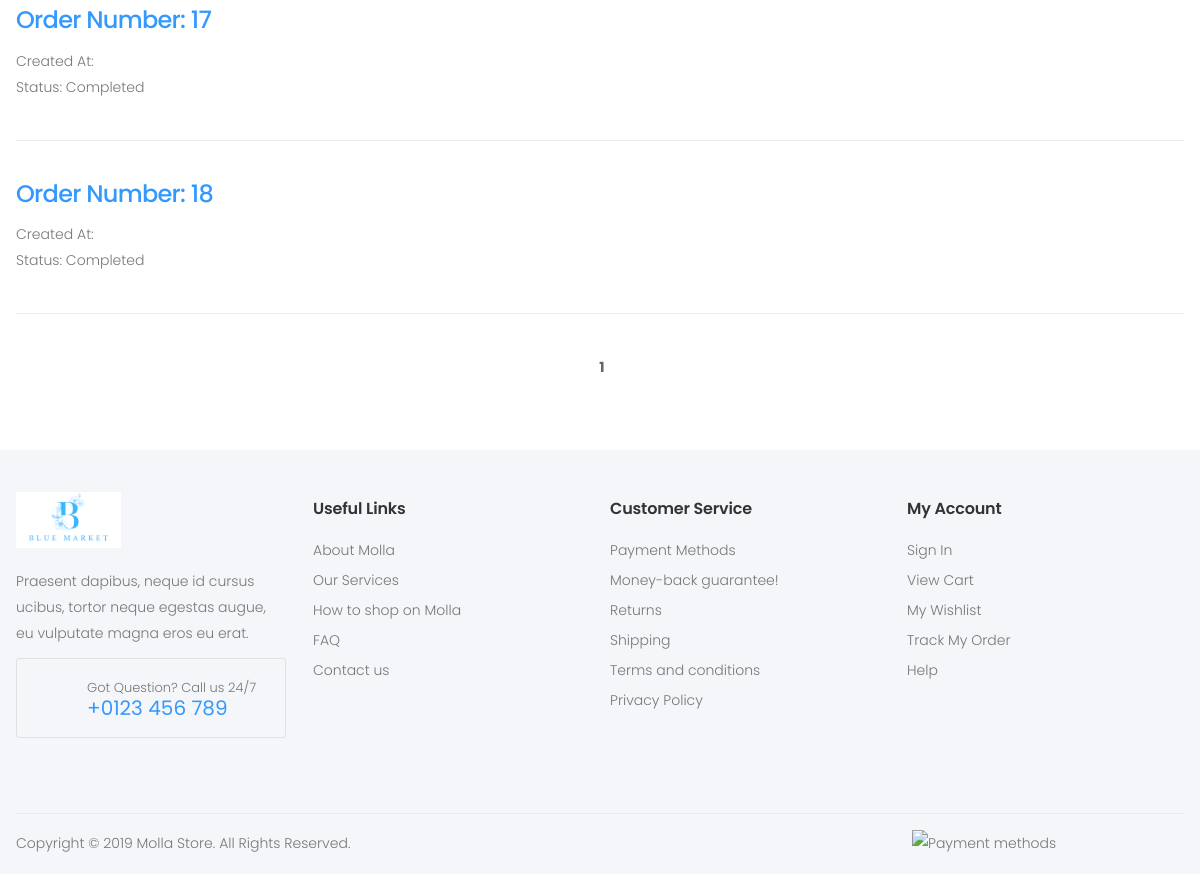
The page /dashboard/my_orders/ (signed in, lower part) on the database as committed earlier.
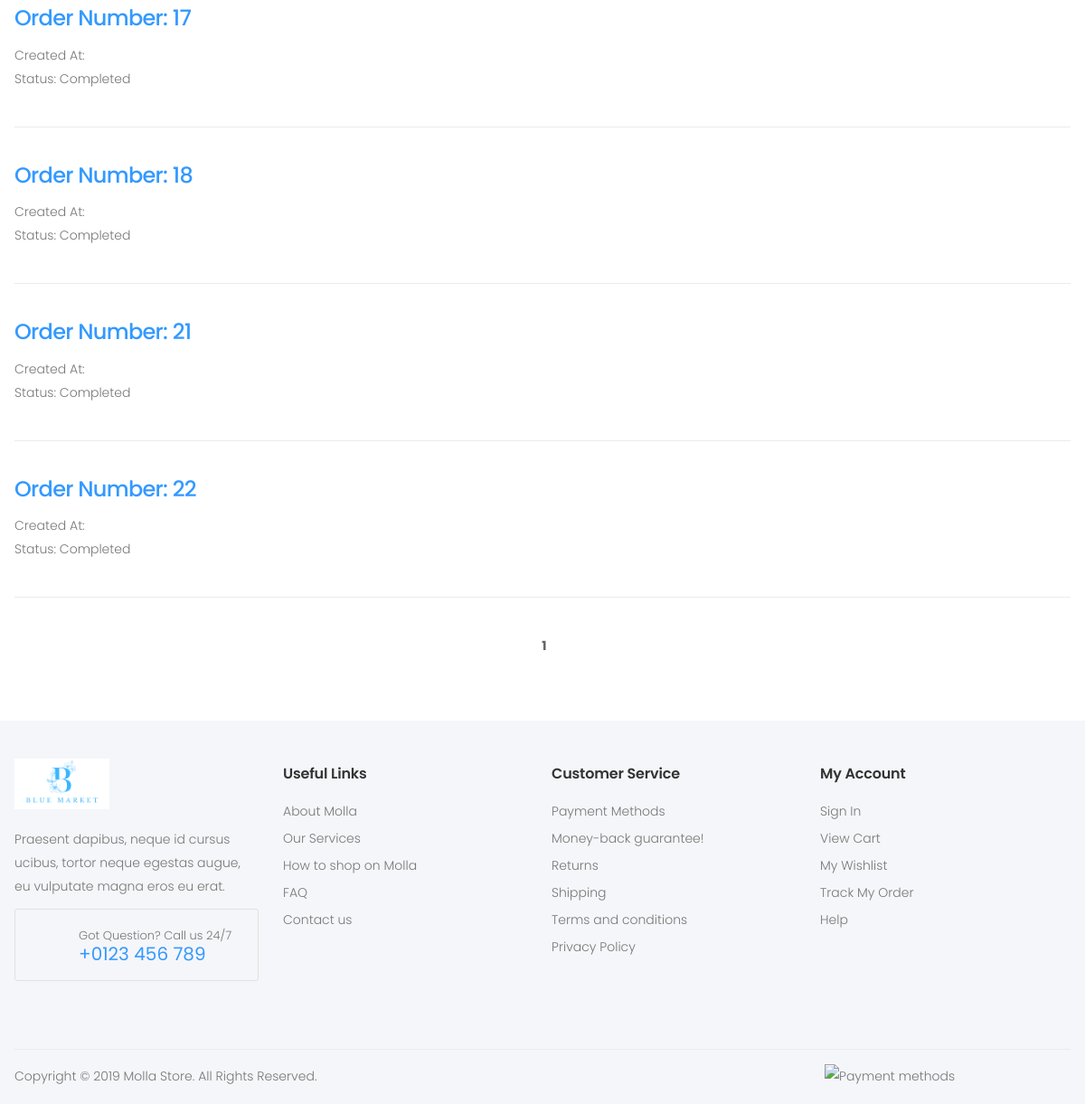
The same page on the database as committed later.
### orders/models.py (models this page shows, shortened)
class Order(models.Model):
    ORDER_TYPE = (
        ('processing', 'Processing'),
        ('shipped', 'Shipped')
    )
    created_at = jmodels.jDateTimeField(auto_now_add=True)
    updated_at = jmodels.jDateTimeField(auto_now=True)
    status = models.CharField(
        max_length=10, choices=ORDER_TYPE, default='processing')
    user = models.ForeignKey(
        User, on_delete=models.CASCADE, related_name='order')
    address = models.ForeignKey(
        Address, on_delete=models.DO_NOTHING, related_name='order_address')

### dashboard/views.py (the view)
# urls.py: path('my_orders/',CustomerOrdersListView.as_view(),name='my-orders'),
@method_decorator(roles_required('customer'), name='dispatch')
class CustomerOrdersListView(ListView):
    model = Order
    template_name = 'dashboard/customer-orders.html'
    def get_queryset(self):
        user = self.request.user
        user_order = Order.objects.filter(user=user)
        return user_order
    def get_context_data(self, **kwargs):
        context = super().get_context_data(**kwargs)
        paginator = Paginator(self.get_queryset() , 5)
        page_number = self.request.GET.get('page', 1)
        page_obj = paginator.get_page(page_number)
        context['page_obj'] = page_obj
        context['paginator'] = paginator
        return context

### orders/cart.py (called while the page is built)
    def __len__(self):
        return len(self.cart.keys())

### orders/context_processors.py (called while the page is built)
def cart(request):
    return {'cart':Cart(request)}

### vendors/context_processors.py (called while the page is built)
def myvendor(request):
    if request.user.is_authenticated:
        vendors = Vendor.objects.prefetch_related('user').filter(user=request.user.id)
        return {'my_vendor': vendors}
    else:
        return {}

### website/context_processors.py (called while the page is built)
def product_and_category(request):
    categories = Category.objects.all()
    products = Product.objects.all()
    vendors = Vendor.objects.all()
    return {'categories': categories, 'products': products, 'vendors': vendors}

### templates/dashboard/customer-orders.html (shortened to what this page needs)
{% extends "website/base.html" %}
{% load static %}
{% block content %}
<body>
    <div class="page-wrapper">
        <main class="main">
            <div class="page-content">
                <div class="container">
                    {% for order in page_obj %}
                    <h2 class="title"><a href="{% url 'dashboard:order-item' order.pk %}">Order Number: {{ order.id }}</a></h2>
                    <p>Created At: {{ order.created_at }}</p>
                    <p>Status: Completed</p>
                    <hr class="mt-4 mb-4">
                    {% endfor %}
                </div>
                <nav aria-label="Page navigation">
                    <ul class="pagination justify-content-center">
                        {% for num in paginator.page_range %}
                        {% if page_obj.number == num %}
                        <span class="current page-item"><b>{{ num }}</b></span>
                        {% elif num > page_obj.number|add:'-3' and num < page_obj.number|add:'3' %}
                        <li class="page-item"><a class="page-link" href="?page={{ num }}">{{num}}</a></li>
                        {% endif %}
                        {% endfor %}
                    </ul>
                </nav>
            </div>
        </main>
    </div>
</body>
{% endblock content %}
{% block footer %}
{% include "website/footer.html" %}
{% endblock footer %}

Rows that differ between the two databases and show on the page:
added Order: id "21"
added Order: id "22"
